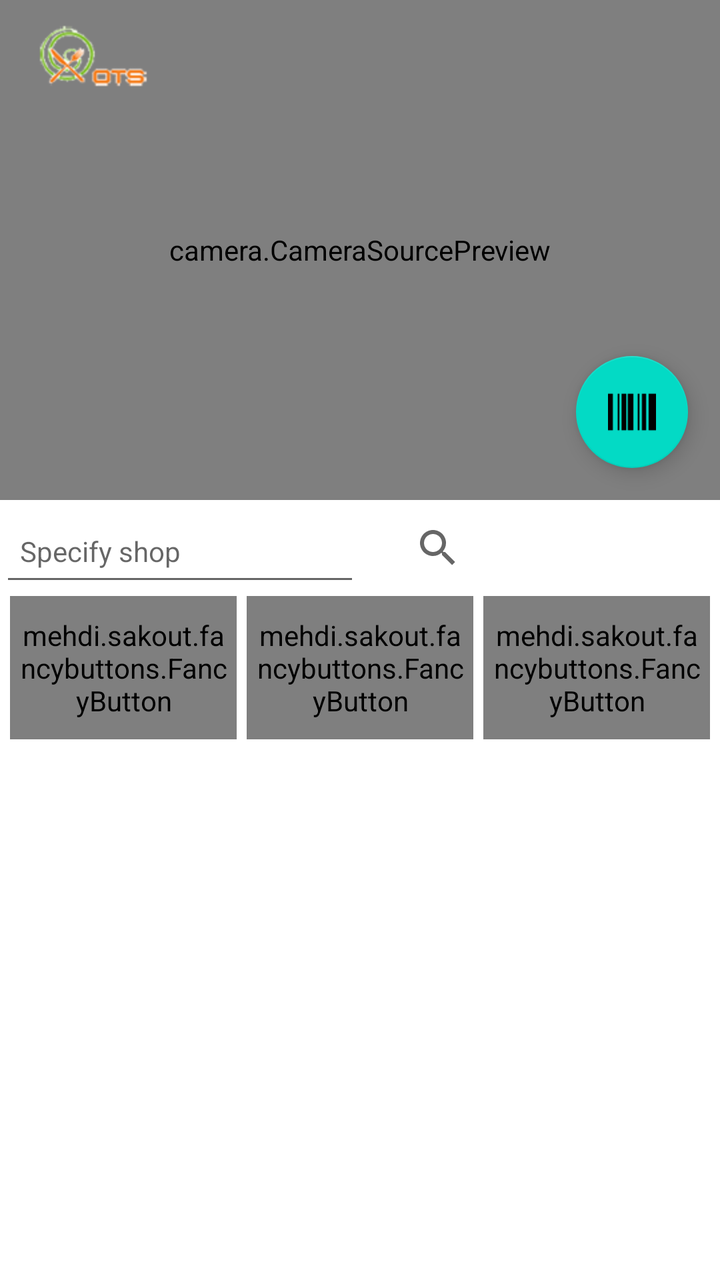
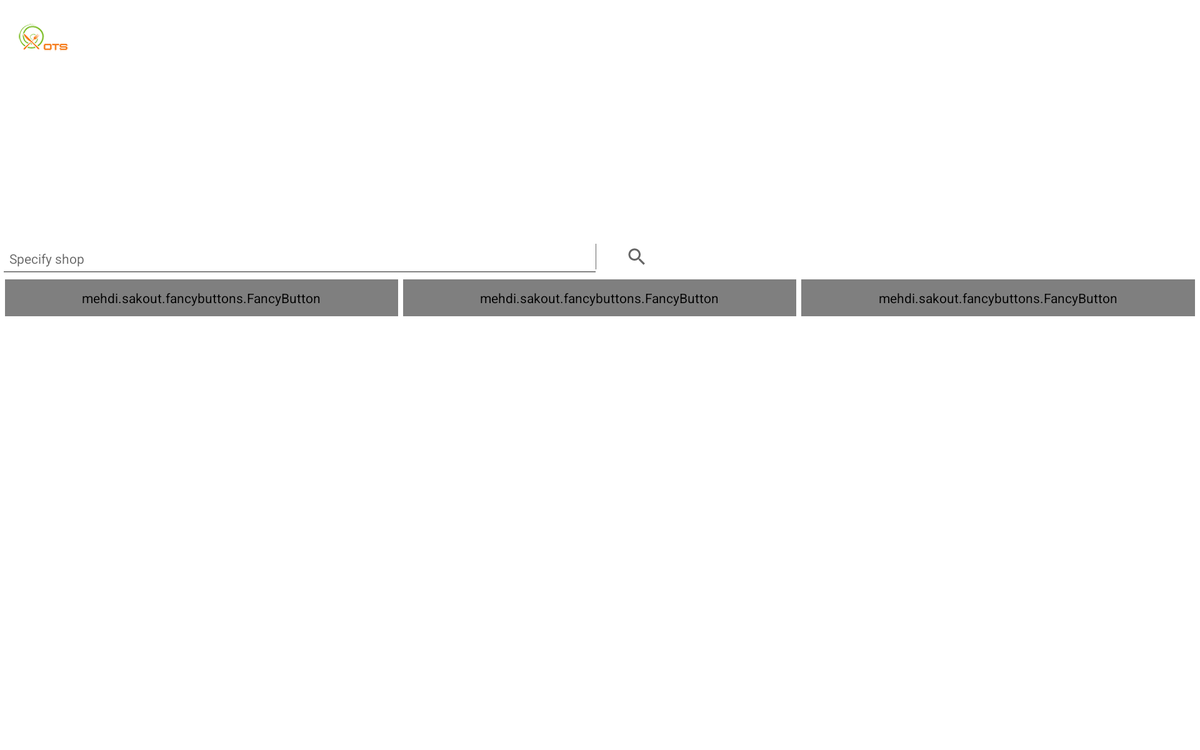

One screen, two layout resources from the same app: the default and the repository's alternative for another configuration. Each is rendered where Android would select it; the XML of both is given below.
<!-- AndroidManifest.xml: application theme AppTheme -->
<!-- res/layout/newordertab.xml -->
<?xml version="1.0" encoding="utf-8"?>
<android.support.design.widget.CoordinatorLayout xmlns:android="http://schemas.android.com/apk/res/android"
    xmlns:app="http://schemas.android.com/apk/res-auto"

    android:id="@+id/main_content"
    android:layout_width="match_parent"
    android:layout_height="match_parent"
    android:background="@android:color/white"
    android:fitsSystemWindows="true">

    <android.support.design.widget.AppBarLayout
        android:id="@+id/appbar"
        android:layout_width="match_parent"
        android:layout_height="@dimen/detail_backdrop_height"
        android:fitsSystemWindows="true"
        android:theme="@style/ThemeOverlay.AppCompat.Dark.ActionBar">

        <android.support.design.widget.CollapsingToolbarLayout
            android:id="@+id/collapsing_toolbar"
            android:layout_width="match_parent"
            android:layout_height="match_parent"
            android:fitsSystemWindows="true"
            app:contentScrim="?attr/colorPrimary"
            app:expandedTitleMarginEnd="64dp"
            app:expandedTitleMarginStart="48dp"
            app:expandedTitleTextAppearance="@android:color/transparent"
            app:layout_scrollFlags="scroll|exitUntilCollapsed">






            <LinearLayout

                android:id="@+id/topLayout_new"
                android:orientation="vertical"
                android:layout_width="match_parent"
                android:layout_height="match_parent"

                >

                <camera.CameraSourcePreview
                    android:id="@+id/preview_new"
                    android:layout_width="match_parent"
                    android:layout_height="match_parent">

                    <camera.GraphicOverlay
                        android:id="@+id/graphicOverlay_new"
                        android:layout_width="match_parent"
                        android:layout_height="match_parent" />

                </camera.CameraSourcePreview>

            </LinearLayout>







            <RelativeLayout



                android:layout_width="wrap_content"
                android:layout_height="wrap_content"
                android:id="@+id/layoutgone">



                <ImageView

                    android:id="@+id/backdrop"
                    android:layout_width="match_parent"
                    android:layout_height="match_parent"
                    android:fitsSystemWindows="true"
                    android:scaleType="centerCrop"
                    app:layout_collapseMode="parallax" />

            </RelativeLayout>

            <android.support.v7.widget.Toolbar
                android:id="@+id/toolbar"
                android:layout_width="match_parent"
                android:layout_height="?attr/actionBarSize"
                app:layout_collapseMode="pin"
                app:popupTheme="@style/ThemeOverlay.AppCompat.Light" >


                <ImageView
                    android:layout_width="wrap_content"
                    android:layout_height="wrap_content"
                    android:layout_marginTop="5dp"
                   android:src="@mipmap/logo_transparent"
                    />


                </android.support.v7.widget.Toolbar>




            <LinearLayout
                android:layout_width="match_parent"
                android:layout_height="match_parent"
                android:gravity="bottom|end"
                app:layout_collapseMode="parallax"
                android:orientation="horizontal">
                <android.support.design.widget.FloatingActionButton
                    android:id="@+id/fab_scan"
                    android:layout_width="wrap_content"
                    android:layout_height="wrap_content"
                    android:layout_gravity="bottom|end"
                    android:layout_margin="@dimen/fab_margin"
                    app:backgroundTint="@color/colorAccent"
                    android:src="@mipmap/scan" />

            </LinearLayout>

        </android.support.design.widget.CollapsingToolbarLayout>

    </android.support.design.widget.AppBarLayout>

    <include layout="@layout/content_main" />

</android.support.design.widget.CoordinatorLayout>
<!-- res/layout/content_main.xml (included above) -->
<?xml version="1.0" encoding="utf-8"?>
<RelativeLayout xmlns:android="http://schemas.android.com/apk/res/android"
    xmlns:app="http://schemas.android.com/apk/res-auto"
    xmlns:tools="http://schemas.android.com/tools"
    android:layout_width="match_parent"
    android:layout_height="match_parent"
    xmlns:fancy="http://schemas.android.com/apk/res-auto"
    android:background="@color/white"
    app:layout_behavior="@string/appbar_scrolling_view_behavior"
    tools:context="info.androidhive.cardview.MainActivity">




<LinearLayout
    android:layout_width="fill_parent"
    android:layout_height="wrap_content"
    android:orientation="horizontal"
    android:weightSum="2"
    android:id="@+id/mylayout">



    <AutoCompleteTextView


android:layout_weight="1"
        android:hint="Specify shop"
        android:paddingLeft="10dp"
        android:layout_width="fill_parent"
        android:layout_height="fill_parent"
        android:id="@+id/shop"
        android:inputType="textAutoComplete"
        android:imeOptions="actionDone"

        android:textAppearance="?android:attr/textAppearanceSmall"
        />

















    <SearchView
        android:layout_weight="1"
    android:hint="Search"
    android:paddingLeft="15dp"
    android:layout_width="fill_parent"
    android:layout_height="wrap_content"
    android:id="@+id/serach"
        android:drawableLeft="@android:drawable/ic_search_category_default"

    android:textAppearance="?android:attr/textAppearanceMedium"
    />


</LinearLayout>


    <LinearLayout
        android:layout_width="fill_parent"
        android:layout_height="wrap_content"
        android:orientation="horizontal"
        android:weightSum="3"
        android:scrollbars="vertical"
        android:layout_below="@+id/mylayout"
        android:id="@+id/mylayout1">



        <mehdi.sakout.fancybuttons.FancyButton
            android:layout_weight="1"
            android:id="@+id/btn_recent"
            android:layout_width="wrap_content"
            android:layout_height="wrap_content"
            android:paddingBottom="10dp"
            android:paddingLeft="5dp"
            android:paddingRight="5dp"
            android:paddingTop="10dp"
            fancy:fb_borderColor="#FFFFFF"
            fancy:fb_borderWidth="1dp"
            fancy:fb_defaultColor="#7ab800"
            fancy:fb_focusColor="#9bd823"
            fancy:fb_fontIconResource="&#xf044;"
            fancy:fb_iconPosition="left"
            fancy:fb_radius="30dp"
            fancy:fb_text="Recent Items"
            fancy:fb_textColor="#FFFFFF"
            fancy:fb_textSize ="10dp"
            fancy:fb_fontIconSize ="10dp"

            android:layout_marginLeft="5dp"


            />



        <mehdi.sakout.fancybuttons.FancyButton
            android:layout_weight="1"
            android:id="@+id/btn_new"
            android:layout_width="wrap_content"
            android:layout_height="wrap_content"
            android:paddingBottom="10dp"
            android:paddingLeft="5dp"
            android:paddingRight="5dp"
            android:paddingTop="10dp"
            android:layout_marginLeft="5dp"
            android:layout_marginRight="5dp"
            fancy:fb_borderColor="#FFFFFF"
            fancy:fb_borderWidth="1dp"
            fancy:fb_defaultColor="#7ab800"
            fancy:fb_focusColor="#9bd823"
            fancy:fb_fontIconResource="&#xf0fe;"
            fancy:fb_iconPosition="left"
            fancy:fb_radius="30dp"
            fancy:fb_text="New Items"
            fancy:fb_textColor="#FFFFFF"
            fancy:fb_textSize ="10dp"
            fancy:fb_fontIconSize ="10dp"/>




        <mehdi.sakout.fancybuttons.FancyButton
            android:layout_weight="1"
            android:id="@+id/btn_all"
            android:layout_width="wrap_content"
            android:layout_height="wrap_content"
            android:paddingBottom="10dp"
            android:paddingLeft="5dp"
            android:paddingRight="5dp"
            android:paddingTop="10dp"
            fancy:fb_borderColor="#FFFFFF"
            fancy:fb_borderWidth="1dp"
            fancy:fb_defaultColor="#7ab800"
            fancy:fb_focusColor="#9bd823"
            fancy:fb_fontIconResource="&#xf0ae;"
            fancy:fb_iconPosition="left"
            fancy:fb_radius="30dp"
            fancy:fb_text="All Items"
            android:layout_marginRight="5dp"
            fancy:fb_textColor="#FFFFFF"
            fancy:fb_textSize ="10dp"
            fancy:fb_fontIconSize ="10dp"/>

    </LinearLayout>


    <android.support.v7.widget.RecyclerView



        android:layout_marginTop="10dp"

        android:id="@+id/recycler_view"
        android:layout_width="match_parent"
        android:layout_height="match_parent"
        android:clipToPadding="false"
        android:scrollbars="vertical"
        android:layout_below="@+id/mylayout1"
     />


    <TextView

        android:visibility="gone"
        android:id="@+id/selector_desc"
        android:layout_width="wrap_content"
        android:layout_height="wrap_content"
        android:textSize="40dp"
        android:layout_centerInParent="true"
        android:text=""/>

</RelativeLayout>
<!-- resources referenced by this layout -->
<resources>
  <dimen name="detail_backdrop_height">250dp</dimen>
  <dimen name="fab_margin">16dp</dimen>
  <!-- mipmap logo_transparent: png bitmap (mipmap-hdpi, 7122 bytes) -->
  <!-- mipmap scan: png bitmap (mipmap-hdpi, 335 bytes) -->
  <style name="AppTheme" parent="Theme.AppCompat.Light.NoActionBar">
          
          <item name="colorPrimary">@color/CornflowerBlue</item>
          <item name="colorPrimaryDark">@color/colorPrimaryDark</item>
          <item name="colorAccent">@color/CornflowerBlue</item>
      </style>
</resources>
<!-- res/layout-xlarge/newordertab.xml (the repository's variant of the layout above) -->
<!-- drawn on a large tablet held sideways -->
<?xml version="1.0" encoding="utf-8"?>
<android.support.design.widget.CoordinatorLayout xmlns:android="http://schemas.android.com/apk/res/android"
    xmlns:app="http://schemas.android.com/apk/res-auto"
    android:id="@+id/main_content"
    android:layout_width="match_parent"
    android:layout_height="match_parent"
    android:background="@android:color/white"
    android:fitsSystemWindows="true">

    <android.support.design.widget.AppBarLayout
        android:id="@+id/appbar"
        android:layout_width="match_parent"
        android:layout_height="@dimen/detail_backdrop_height"
        android:fitsSystemWindows="true"
        android:theme="@style/ThemeOverlay.AppCompat.Dark.ActionBar">

        <android.support.design.widget.CollapsingToolbarLayout
            android:id="@+id/collapsing_toolbar"
            android:layout_width="match_parent"
            android:layout_height="match_parent"
            android:fitsSystemWindows="true"
            app:contentScrim="?attr/colorPrimary"
            app:expandedTitleMarginEnd="64dp"
            app:expandedTitleMarginStart="48dp"
            app:expandedTitleTextAppearance="@android:color/transparent"
            app:layout_scrollFlags="scroll|exitUntilCollapsed">

            <RelativeLayout
                android:layout_width="wrap_content"
                android:layout_height="wrap_content">

                <ImageView
                    android:id="@+id/backdrop"
                    android:layout_width="match_parent"
                    android:layout_height="match_parent"
                    android:fitsSystemWindows="true"
                    android:scaleType="centerCrop"
                    app:layout_collapseMode="parallax" />

                <LinearLayout
                    android:layout_width="wrap_content"
                    android:layout_height="wrap_content"
                    android:layout_centerInParent="true"
                    android:gravity="center_horizontal"
                    android:orientation="vertical">

                    <TextView
                        android:id="@+id/love_music"
                        android:layout_width="wrap_content"
                        android:layout_height="wrap_content"

                        android:textColor="@android:color/white"
                        android:textSize="@dimen/backdrop_title" />

                    <TextView
                        android:layout_width="wrap_content"
                        android:layout_height="wrap_content"

                        android:textColor="@android:color/white"
                        android:textSize="@dimen/backdrop_subtitle" />

                </LinearLayout>
            </RelativeLayout>

            <android.support.v7.widget.Toolbar
                android:id="@+id/toolbar"
                android:layout_width="match_parent"
                android:layout_height="80dp"
                app:layout_collapseMode="pin"
                app:popupTheme="@style/ThemeOverlay.AppCompat.Light" >


                <ImageView
                    android:layout_width="wrap_content"
                    android:layout_height="wrap_content"
                    android:layout_marginTop="5dp"
                   android:src="@mipmap/logo_transparent"
                    />


                </android.support.v7.widget.Toolbar>

        </android.support.design.widget.CollapsingToolbarLayout>

    </android.support.design.widget.AppBarLayout>

    <include layout="@layout/content_main" />

</android.support.design.widget.CoordinatorLayout>
<!-- resources referenced by the variant -->
<!-- as a large tablet held sideways resolves them -->
<resources>
  <dimen name="backdrop_subtitle">18dp</dimen>
  <dimen name="backdrop_title">30dp</dimen>
  <dimen name="detail_backdrop_height">250dp</dimen>
  <!-- mipmap logo_transparent: png bitmap (mipmap-hdpi, 7122 bytes) -->
  <style name="AppTheme" parent="Theme.AppCompat.Light.NoActionBar">
          
          <item name="colorPrimary">@color/CornflowerBlue</item>
          <item name="colorPrimaryDark">@color/colorPrimaryDark</item>
          <item name="colorAccent">@color/CornflowerBlue</item>
      </style>
</resources>
